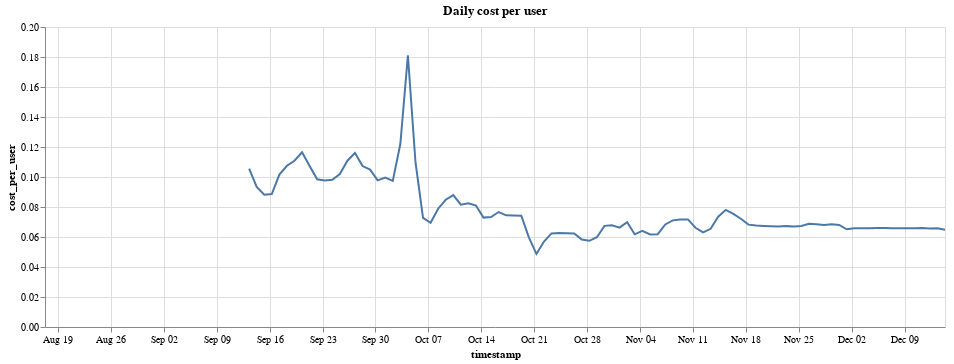

Here is the notebook cell this chart was saved with:
### Markdown cell above
## Approximate cost per user

Approximating our 'total users' to be about 2,500 (we don't have an exact count), we can calculate our cost.

### Code cell
TOTAL_USERS = 2500
total['cost_per_user'] = total['cost'] / TOTAL_USERS

alt.Chart(total, width=900, title='Daily cost per user').mark_line().encode(
    x='timestamp',
    y='cost_per_user'
)

### Figure 1 — Vega-Lite specification as saved in the notebook (floating-point values rounded to 4 significant figures)
{"$schema": "https://vega.github.io/schema/vega-lite/v2.6.0.json", "config": {"view": {"height": 300, "width": 400}}, "data": {"name": "data-e71ec9ad6b665664b1a4e657dc4b8339"}, "datasets": {"data-e71ec9ad6b665664b1a4e657dc4b8339": [{"cost": null, "cost_per_user": null, "timestamp": "2018-08-17T00:00:00-07:00", "user": 19}, {"cost": null, "cost_per_user": null, "timestamp": "2018-08-18T00:00:00-07:00", "user": 46}, {"cost": null, "cost_per_user": null, "timestamp": "2018-08-19T00:00:00-07:00", "user": 33}, {"cost": null, "cost_per_user": null, "timestamp": "2018-08-20T00:00:00-07:00", "user": 61}, {"cost": null, "cost_per_user": null, "timestamp": "2018-08-21T00:00:00-07:00", "user": 149}, {"cost": null, "cost_per_user": null, "timestamp": "2018-08-22T00:00:00-07:00", "user": 1194}, {"cost": null, "cost_per_user": null, "timestamp": "2018-08-23T00:00:00-07:00", "user": 1243}, {"cost": null, "cost_per_user": null, "timestamp": "2018-08-24T00:00:00-07:00", "user": 1391}, {"cost": null, "cost_per_user": null, "timestamp": "2018-08-25T00:00:00-07:00", "user": 988}, {"cost": null, "cost_per_user": null, "timestamp": "2018-08-26T00:00:00-07:00", "user": 1174}, {"cost": null, "cost_per_user": null, "timestamp": "2018-08-27T00:00:00-07:00", "user": 1508}, {"cost": null, "cost_per_user": null, "timestamp": "2018-08-28T00:00:00-07:00", "user": 1351}, {"cost": null, "cost_per_user": null, "timestamp": "2018-08-29T00:00:00-07:00", "user": 1598}, {"cost": null, "cost_per_user": null, "timestamp": "2018-08-30T00:00:00-07:00", "user": 1322}, {"cost": null, "cost_per_user": null, "timestamp": "2018-08-31T00:00:00-07:00", "user": 1194}, {"cost": null, "cost_per_user": null, "timestamp": "2018-09-01T00:00:00-07:00", "user": 793}, {"cost": null, "cost_per_user": null, "timestamp": "2018-09-02T00:00:00-07:00", "user": 964}, {"cost": null, "cost_per_user": null, "timestamp": "2018-09-03T00:00:00-07:00", "user": 1259}, {"cost": null, "cost_per_user": null, "timestamp": "2018-09-04T00:00:00-07:00", "user": 1495}, {"cost": null, "cost_per_user": null, "timestamp": "2018-09-05T00:00:00-07:00", "user": 1675}, {"cost": null, "cost_per_user": null, "timestamp": "2018-09-06T00:00:00-07:00", "user": 1429}, {"cost": null, "cost_per_user": null, "timestamp": "2018-09-07T00:00:00-07:00", "user": 1120}, {"cost": null, "cost_per_user": null, "timestamp": "2018-09-08T00:00:00-07:00", "user": 880}, {"cost": null, "cost_per_user": null, "timestamp": "2018-09-09T00:00:00-07:00", "user": 1028}, {"cost": null, "cost_per_user": null, "timestamp": "2018-09-10T00:00:00-07:00", "user": 1432}, {"cost": null, "cost_per_user": null, "timestamp": "2018-09-11T00:00:00-07:00", "user": 1502}, {"cost": 40.16, "cost_per_user": 0.01606, "timestamp": "2018-09-12T00:00:00-07:00", "user": 1580}, {"cost": null, "cost_per_user": null, "timestamp": "2018-09-12T00:00:00-07:00", "user": 1580}, {"cost": 264.0, "cost_per_user": 0.1056, "timestamp": "2018-09-13T00:00:00-07:00", "user": 1345}, {"cost": 233.4, "cost_per_user": 0.09335, "timestamp": "2018-09-14T00:00:00-07:00", "user": 1006}, {"cost": 220.5, "cost_per_user": 0.0882, "timestamp": "2018-09-15T00:00:00-07:00", "user": 842}, {"cost": 221.5, "cost_per_user": 0.08859, "timestamp": "2018-09-16T00:00:00-07:00", "user": 1091}, {"cost": 254.1, "cost_per_user": 0.1016, "timestamp": "2018-09-17T00:00:00-07:00", "user": 1491}, {"cost": 268.7, "cost_per_user": 0.1075, "timestamp": "2018-09-18T00:00:00-07:00", "user": 1419}, {"cost": 277.0, "cost_per_user": 0.1108, "timestamp": "2018-09-19T00:00:00-07:00", "user": 1549}, {"cost": 291.3, "cost_per_user": 0.1165, "timestamp": "2018-09-20T00:00:00-07:00", "user": 1480}, {"cost": 268.4, "cost_per_user": 0.1074, "timestamp": "2018-09-21T00:00:00-07:00", "user": 1294}, {"cost": 246.1, "cost_per_user": 0.09843, "timestamp": "2018-09-22T00:00:00-07:00", "user": 921}, {"cost": 244.2, "cost_per_user": 0.09767, "timestamp": "2018-09-23T00:00:00-07:00", "user": 921}, {"cost": 245.5, "cost_per_user": 0.09821, "timestamp": "2018-09-24T00:00:00-07:00", "user": 1253}, {"cost": 254.9, "cost_per_user": 0.102, "timestamp": "2018-09-25T00:00:00-07:00", "user": 1333}, {"cost": 277.2, "cost_per_user": 0.1109, "timestamp": "2018-09-26T00:00:00-07:00", "user": 1540}, {"cost": 290.0, "cost_per_user": 0.116, "timestamp": "2018-09-27T00:00:00-07:00", "user": 1510}, {"cost": 268.3, "cost_per_user": 0.1073, "timestamp": "2018-09-28T00:00:00-07:00", "user": 1362}, {"cost": 262.4, "cost_per_user": 0.1049, "timestamp": "2018-09-29T00:00:00-07:00", "user": 896}, {"cost": 244.4, "cost_per_user": 0.09778, "timestamp": "2018-09-30T00:00:00-07:00", "user": 1049}, {"cost": 249.0, "cost_per_user": 0.09959, "timestamp": "2018-10-01T00:00:00-07:00", "user": 1392}, {"cost": 243.5, "cost_per_user": 0.09739, "timestamp": "2018-10-02T00:00:00-07:00", "user": 1342}, {"cost": 304.9, "cost_per_user": 0.122, "timestamp": "2018-10-03T00:00:00-07:00", "user": 1567}, {"cost": 453.0, "cost_per_user": 0.1812, "timestamp": "2018-10-04T00:00:00-07:00", "user": 1434}, {"cost": 275.0, "cost_per_user": 0.11, "timestamp": "2018-10-05T00:00:00-07:00", "user": 1061}, {"cost": 181.8, "cost_per_user": 0.07273, "timestamp": "2018-10-06T00:00:00-07:00", "user": 750}, {"cost": 173.6, "cost_per_user": 0.06946, "timestamp": "2018-10-07T00:00:00-07:00", "user": 941}, {"cost": 197.1, "cost_per_user": 0.07885, "timestamp": "2018-10-08T00:00:00-07:00", "user": 1342}, {"cost": 212.1, "cost_per_user": 0.08483, "timestamp": "2018-10-09T00:00:00-07:00", "user": 1356}, {"cost": 219.8, "cost_per_user": 0.08792, "timestamp": "2018-10-10T00:00:00-07:00", "user": 1342}, {"cost": 203.8, "cost_per_user": 0.08151, "timestamp": "2018-10-11T00:00:00-07:00", "user": 1013}, {"cost": 206.1, "cost_per_user": 0.08245, "timestamp": "2018-10-12T00:00:00-07:00", "user": 1002}, {"cost": 202.4, "cost_per_user": 0.08096, "timestamp": "2018-10-13T00:00:00-07:00", "user": 399}, {"cost": 182.3, "cost_per_user": 0.07293, "timestamp": "2018-10-14T00:00:00-07:00", "user": 441}, {"cost": 183.3, "cost_per_user": 0.07331, "timestamp": "2018-10-15T00:00:00-07:00", "user": 894}, {"cost": 191.6, "cost_per_user": 0.07665, "timestamp": "2018-10-16T00:00:00-07:00", "user": 826}, {"cost": 186.1, "cost_per_user": 0.07446, "timestamp": "2018-10-17T00:00:00-07:00", "user": 1138}, {"cost": 185.8, "cost_per_user": 0.07433, "timestamp": "2018-10-18T00:00:00-07:00", "user": 1038}, {"cost": 185.5, "cost_per_user": 0.07419, "timestamp": "2018-10-19T00:00:00-07:00", "user": 641}, {"cost": 149.5, "cost_per_user": 0.05981, "timestamp": "2018-10-20T00:00:00-07:00", "user": 664}, {"cost": 121.8, "cost_per_user": 0.04871, "timestamp": "2018-10-21T00:00:00-07:00", "user": 856}, {"cost": 142.4, "cost_per_user": 0.05696, "timestamp": "2018-10-22T00:00:00-07:00", "user": 1205}, {"cost": 155.9, "cost_per_user": 0.06238, "timestamp": "2018-10-23T00:00:00-07:00", "user": 1134}, {"cost": 156.9, "cost_per_user": 0.06274, "timestamp": "2018-10-24T00:00:00-07:00", "user": 1448}, {"cost": 156.4, "cost_per_user": 0.06255, "timestamp": "2018-10-25T00:00:00-07:00", "user": 1400}, {"cost": 155.9, "cost_per_user": 0.06235, "timestamp": "2018-10-26T00:00:00-07:00", "user": 1190}, {"cost": 145.9, "cost_per_user": 0.05835, "timestamp": "2018-10-27T00:00:00-07:00", "user": 745}, {"cost": 143.6, "cost_per_user": 0.05746, "timestamp": "2018-10-28T00:00:00-07:00", "user": 861}, {"cost": 149.6, "cost_per_user": 0.05985, "timestamp": "2018-10-29T00:00:00-07:00", "user": 1306}, {"cost": 168.6, "cost_per_user": 0.06743, "timestamp": "2018-10-30T00:00:00-07:00", "user": 1270}, {"cost": 169.5, "cost_per_user": 0.06781, "timestamp": "2018-10-31T00:00:00-07:00", "user": 1471}, {"cost": 165.7, "cost_per_user": 0.06626, "timestamp": "2018-11-01T00:00:00-07:00", "user": 1476}, {"cost": 174.7, "cost_per_user": 0.06987, "timestamp": "2018-11-02T00:00:00-07:00", "user": 1325}, {"cost": 154.5, "cost_per_user": 0.06178, "timestamp": "2018-11-03T00:00:00-07:00", "user": 786}, {"cost": 160.2, "cost_per_user": 0.06407, "timestamp": "2018-11-04T00:00:00-07:00", "user": 747}, {"cost": 154.2, "cost_per_user": 0.06166, "timestamp": "2018-11-05T00:00:00-08:00", "user": 1044}, {"cost": 154.7, "cost_per_user": 0.0619, "timestamp": "2018-11-06T00:00:00-08:00", "user": 1133}, {"cost": 170.9, "cost_per_user": 0.06837, "timestamp": "2018-11-07T00:00:00-08:00", "user": 1510}, {"cost": 177.7, "cost_per_user": 0.07108, "timestamp": "2018-11-08T00:00:00-08:00", "user": 1344}, {"cost": 179.0, "cost_per_user": 0.0716, "timestamp": "2018-11-09T00:00:00-08:00", "user": 833}, {"cost": 179.3, "cost_per_user": 0.07172, "timestamp": "2018-11-10T00:00:00-08:00", "user": 655}, {"cost": 165.4, "cost_per_user": 0.06616, "timestamp": "2018-11-11T00:00:00-08:00", "user": 731}, {"cost": 157.6, "cost_per_user": 0.06303, "timestamp": "2018-11-12T00:00:00-08:00", "user": 948}, {"cost": 163.7, "cost_per_user": 0.06547, "timestamp": "2018-11-13T00:00:00-08:00", "user": 1209}, {"cost": 183.7, "cost_per_user": 0.07349, "timestamp": "2018-11-14T00:00:00-08:00", "user": 1558}, {"cost": 195.3, "cost_per_user": 0.0781, "timestamp": "2018-11-15T00:00:00-08:00", "user": 1444}, {"cost": 188.5, "cost_per_user": 0.0754, "timestamp": "2018-11-16T00:00:00-08:00", "user": 1055}, {"cost": 180.4, "cost_per_user": 0.07217, "timestamp": "2018-11-17T00:00:00-08:00", "user": 815}, {"cost": 170.6, "cost_per_user": 0.06823, "timestamp": "2018-11-18T00:00:00-08:00", "user": 800}, {"cost": 169.1, "cost_per_user": 0.06764, "timestamp": "2018-11-19T00:00:00-08:00", "user": 874}, {"cost": 168.5, "cost_per_user": 0.06739, "timestamp": "2018-11-20T00:00:00-08:00", "user": 725}, {"cost": 168.1, "cost_per_user": 0.06723, "timestamp": "2018-11-21T00:00:00-08:00", "user": 606}, {"cost": 167.4, "cost_per_user": 0.06696, "timestamp": "2018-11-22T00:00:00-08:00", "user": 480}, {"cost": 168.1, "cost_per_user": 0.06725, "timestamp": "2018-11-23T00:00:00-08:00", "user": 528}, {"cost": 167.7, "cost_per_user": 0.06708, "timestamp": "2018-11-24T00:00:00-08:00", "user": 524}, {"cost": 168.4, "cost_per_user": 0.06738, "timestamp": "2018-11-25T00:00:00-08:00", "user": 668}, {"cost": 172.0, "cost_per_user": 0.0688, "timestamp": "2018-11-26T00:00:00-08:00", "user": 1143}, {"cost": 171.2, "cost_per_user": 0.0685, "timestamp": "2018-11-27T00:00:00-08:00", "user": 1245}, {"cost": 170.2, "cost_per_user": 0.06806, "timestamp": "2018-11-28T00:00:00-08:00", "user": 1470}, {"cost": 171.2, "cost_per_user": 0.06848, "timestamp": "2018-11-29T00:00:00-08:00", "user": 1413}, {"cost": 170.1, "cost_per_user": 0.06804, "timestamp": "2018-11-30T00:00:00-08:00", "user": 1092}, {"cost": 162.9, "cost_per_user": 0.06516, "timestamp": "2018-12-01T00:00:00-08:00", "user": 546}, {"cost": 164.6, "cost_per_user": 0.06584, "timestamp": "2018-12-02T00:00:00-08:00", "user": 493}, {"cost": 164.5, "cost_per_user": 0.0658, "timestamp": "2018-12-03T00:00:00-08:00", "user": 653}, {"cost": 164.5, "cost_per_user": 0.0658, "timestamp": "2018-12-04T00:00:00-08:00", "user": 493}, {"cost": 165.2, "cost_per_user": 0.06606, "timestamp": "2018-12-05T00:00:00-08:00", "user": 543}, {"cost": 165.0, "cost_per_user": 0.06602, "timestamp": "2018-12-06T00:00:00-08:00", "user": 466}, {"cost": 164.4, "cost_per_user": 0.06576, "timestamp": "2018-12-07T00:00:00-08:00", "user": 430}, {"cost": 164.6, "cost_per_user": 0.06582, "timestamp": "2018-12-08T00:00:00-08:00", "user": 367}, {"cost": 164.6, "cost_per_user": 0.06584, "timestamp": "2018-12-09T00:00:00-08:00", "user": 311}, {"cost": 164.5, "cost_per_user": 0.06581, "timestamp": "2018-12-10T00:00:00-08:00", "user": 331}, {"cost": 164.9, "cost_per_user": 0.06594, "timestamp": "2018-12-11T00:00:00-08:00", "user": 370}, {"cost": 164.3, "cost_per_user": 0.0657, "timestamp": "2018-12-12T00:00:00-08:00", "user": 495}, {"cost": 164.6, "cost_per_user": 0.06583, "timestamp": "2018-12-13T00:00:00-08:00", "user": 607}, {"cost": 162.1, "cost_per_user": 0.06485, "timestamp": "2018-12-14T00:00:00-08:00", "user": 247}, {"cost": null, "cost_per_user": null, "timestamp": "", "user": null}, {"cost": null, "cost_per_user": null, "timestamp": "", "user": null}]}, "encoding": {"x": {"field": "timestamp", "type": "temporal"}, "y": {"field": "cost_per_user", "type": "quantitative"}}, "mark": "line", "title": "Daily cost per user", "width": 900}
